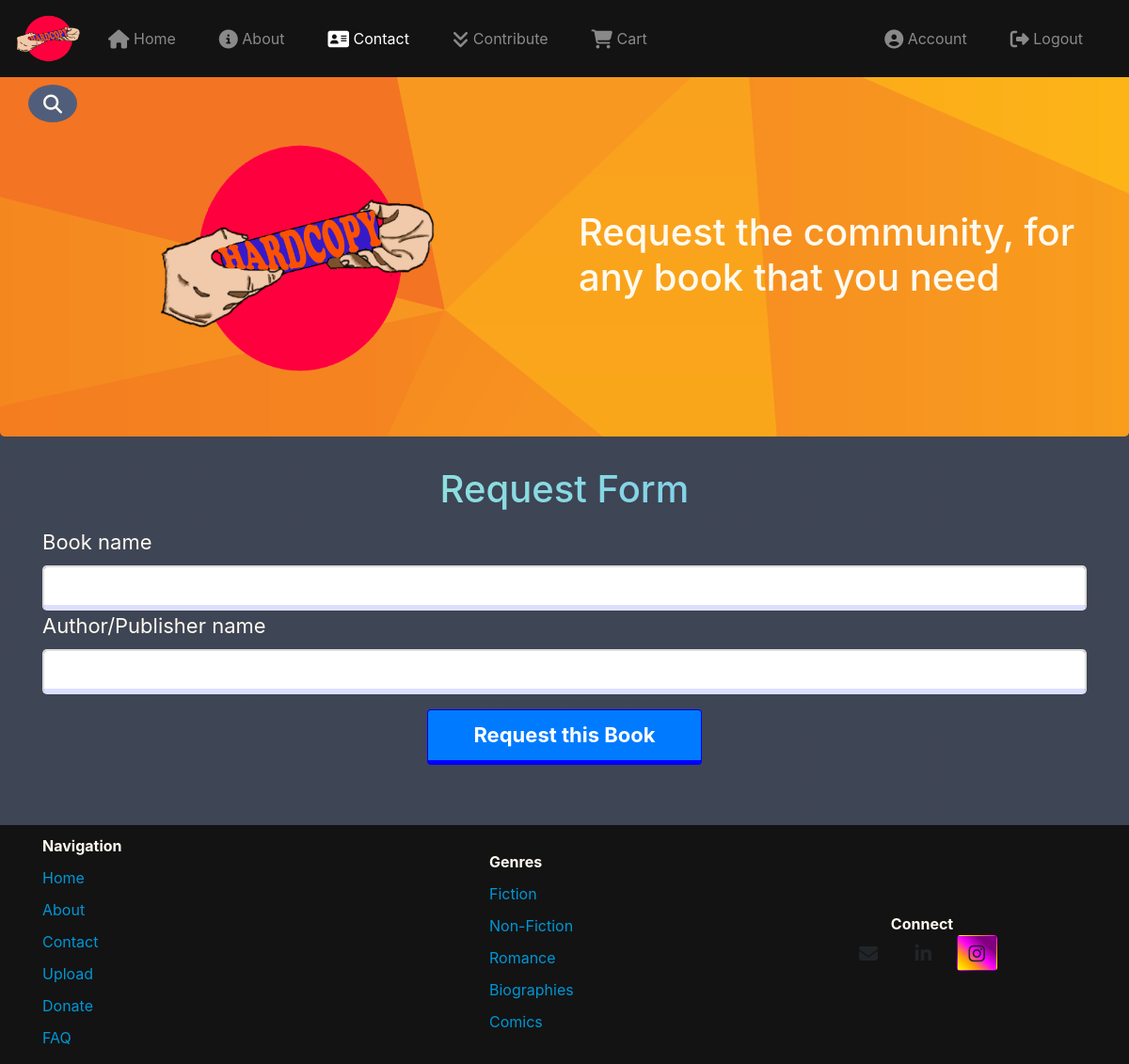
Page /request_book (signed in) on the earlier database version.
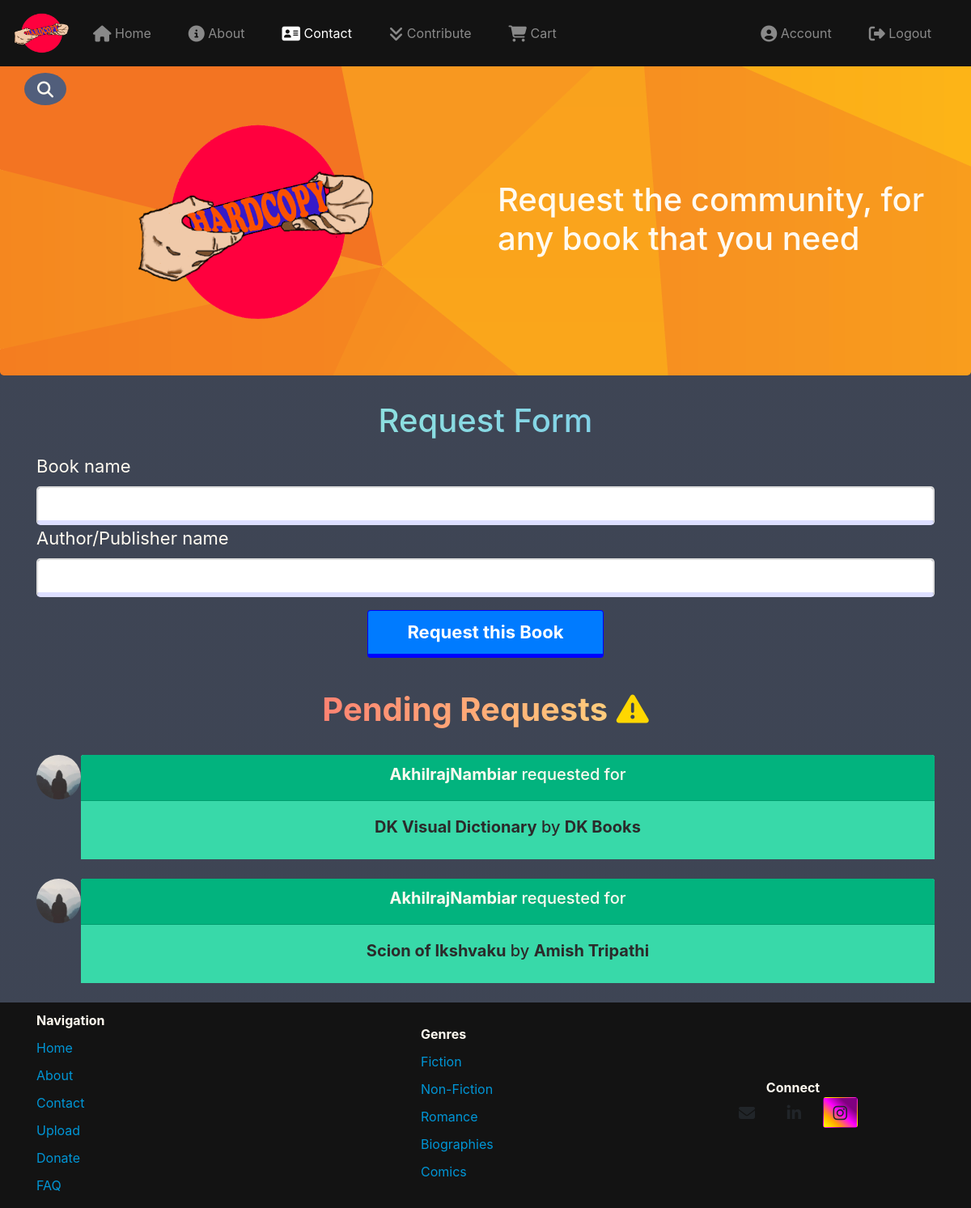
Same page on the later database version.
### backend/models.py (models this page shows, shortened)
class PendingRequests(db.Model):
	id = db.Column(db.Integer, primary_key=True)
	book_name = db.Column(db.String(60), nullable=False)
	author_name = db.Column(db.String(60), nullable=False)
	user_id = db.Column(db.Integer, db.ForeignKey('user.id'), default=0)

class User(db.Model, UserMixin):
	id = db.Column(db.Integer, primary_key=True)
	username = db.Column(db.String(20), unique=True, nullable=False)
	email = db.Column(db.String(20), unique=True, nullable=False)
	password = db.Column(db.String(50), nullable=False)
	profile_pic = db.Column(db.String(60), nullable=False, default='default.jpg')
	address = db.Column(db.Text, nullable=False)
	books_ordered = db.relationship('Book', backref='bought_by', lazy=True, foreign_keys='Book.ordered_by')
	books_donated = db.relationship('Book', backref='provided_by', lazy=True, foreign_keys='Book.donated_by')
	carted = db.relationship('Cart', backref='added_by', lazy=True, foreign_keys='Cart.user_id')
	requested = db.relationship('PendingRequests', backref='requested_by', lazy=True, foreign_keys='PendingRequests.user_id')
	stars = db.relationship('StarValues', backref='rating_for', lazy=True, foreign_keys='StarValues.donor_id')
	rater = db.relationship('StarValues', backref='rated_by', lazy=True, foreign_keys='StarValues.rater_id')

### backend/books/routes.py (the view, shortened to what this page needs)
@books.route('/request_book', methods=['GET', 'POST'])
@login_required
def request_book():
    form = BookRequestForm()
    return render_template('request.html', title='Community', form=form, pending_requests=PendingRequests.query.all())

### backend/books/forms.py
class BookRequestForm(FlaskForm):
    book_name = StringField('Book name', validators=[DataRequired()])
    author_name = StringField('Author/Publisher name', validators=[DataRequired()])
    submit = SubmitField('Request this Book')

### backend/models.py (called while the page is built)
@login_manager.user_loader
def load_user(user_id):
	return User.query.get(int(user_id))

### backend/templates/request.html (shortened to what this page needs)
{% extends 'layout.html' %}
{% block contact  %}
	active
{% endblock contact %}
{% block for_logo %}
    <img src="{{ url_for('static',filename='admin_images/logo2.png') }}" height="250" width="300" id="central-logo">
{% endblock for_logo %}
{% block pagewelcome %}
	<h1>Request the community, for any book that you need</h1>
{% endblock pagewelcome %}
{% block content %}
	<form method="POST" action="">
		<fieldset>
			<legend class="text-center request-form"><h1>Request Form</h1></legend>
			<div class="form-group row">
				<div class="col-12">
					{{ form.book_name.label(class='form-label') }}
			        {% if form.book_name.errors %}
			            {{ form.book_name( class='form-control form-control-lg is-invalid' ) }}
			            <div class="invalid-feedback">
			                {% for error in form.book_name.errors %}
			                    <span>{{ error }}</span>
			                {% endfor %}
			            </div>
			        {% else %}
			            {{ form.book_name( class='form-control form-control-lg' ) }}
			        {% endif %}
				</div>
				<div class="col-12">
					{{ form.author_name.label(class='form-label') }}
	                {% if form.author_name.errors %}
	                    {{ form.author_name( class='form-control form-control-lg is-invalid' ) }}
	                    <div class="invalid-feedback">
	                        {% for error in form.author_name.errors %}
	                            <span>{{ error }}</span>
	                        {% endfor %}
	                    </div>
	                {% else %}
	                    {{ form.author_name( class='form-control form-control-lg' ) }}
	                {% endif %}
				</div>
			</div>
			<div class="form-group row">
				<div class="col-12 text-center">
					{{ form.submit( class='btn btn-primary submit_button pr-5 pl-5' ) }}
				</div>
			</div>
		</fieldset>
	</form>
	<br>
	{% if pending_requests|length > 0 %}
		<h1><center><span><b class="pending-requests">Pending Requests</b> <span class="fa fa-exclamation-triangle pending"></span></span></center></h1>
	{% endif %}
	<br>
	{% for book in pending_requests %}
		<div class="media">
			<img src="{{ url_for('static',filename='users_images/'+book.requested_by.profile_pic) }}" class="rounded-circle" width="55" height="55">
			<span class="media-body">
				<div class="card">
					<div class="card-header request-header">
						<h5><center><b>{{ book.requested_by.username }}</b> requested for</center></h5>
					</div>
					<div class="card-body request-body">
						<h5><center><b>{{ book.book_name }}</b> by <b>{{ book.author_name }}</b></center></h5>
					</div>
				</div>
			</span>
		</div>
		<br>
	{% endfor %}
{% endblock content %}

### backend/templates/layout.html (shortened to what this page needs)
<!DOCTYPE html>
<head>
    <link rel="stylesheet" href="https://stackpath.bootstrapcdn.com/bootstrap/4.3.1/css/bootstrap.min.css">
    <link rel="stylesheet" href="https://cdnjs.cloudflare.com/ajax/libs/bootstrap-social/5.1.1/bootstrap-social.min.css">
    <link rel="stylesheet" id="styledark" href="{{ url_for('static',filename='css/stylesdark.css') }}">
</head>
<body>
    <nav class="navbar navbar-dark navbar-expand-lg fixed-top">
        <a href="{{ url_for('main.home') }}" class="navbar-brand"><img src="{{ url_for('static',filename='admin_images/logo2.png') }}" width="70" height="50"></a>
        <div class="collapse navbar-collapse" id="navig">
            <ul class="navbar-nav mr-auto">
                <li class="nav-item main-nav"><a class="nav-link {% block home %}{% endblock %}" href="{{ url_for('main.home') }}" id="first-nav"><span class="fa fa-home fa-lg"></span> Home</a></li>
                <li class="nav-item main-nav"><a href="{{ url_for('main.about') }}" class="nav-link {% block about %}{% endblock %}" id="first-nav"><span class="fa fa-info-circle fa-lg"></span> About</a></li>
                <li class="nav-item main-nav"><a class="nav-link {% block contact %}{% endblock contact %} contorreq" id="first-nav"><span class="fa fa-address-card fa-lg"></span> Contact</a></li>
                <li class="nav-item main-nav"><a class="nav-link {% block contribute %}{% endblock %} contributor" id="first-nav"><span class="fa fa-angle-double-down fa-lg"></span> Contribute</a></li>
                {% if current_user.is_authenticated %}
                    <li class="nav-item main-nav"><a class="nav-link {% block cart %}{% endblock cart %}" id="first-nav" href="{{ url_for('users.add_to_cart', user_id=current_user.id) }}"><span class="fa fa-shopping-cart fa-lg"></span> Cart</a></li>
                {% endif %}
            </ul>
            <span class="navbar-text">
                {% if current_user.is_authenticated %}
                    <ul class="navbar-nav ml-auto">
                        <li class="nav-item main-nav">
                            <a id="login" href="{{ url_for('users.account') }}"  class="nav-link {% block account %}{% endblock %}"><span class="fa fa-user-circle fa-lg"></span> Account</a>
                        </li>
                        <li class="nav-item main-nav">
                            <a id="login" href="{{ url_for('users.logout') }}"  class="nav-link {% block logout %}{% endblock %}"><span class="fa fa-sign-out fa-lg"></span> Logout</a>
                        </li>
                    </ul>
                {% endif %}
            </span>
        </div>
    </nav>
    <header class="jumbotron">
        <div>
            <a id="search" class="nav-link"><span class="fa fa-search fa-lg"></span></a>
        </div>
        <div class="container">
            <div class="row align-items-center">
                <div class="col-12 col-sm-6 align-self-center">
                    {% block pagewelcome %}
                    {% endblock pagewelcome %}
                </div>
                <div class="col-12 col-sm-6 text-center order-sm-first">
                    {% block for_logo %}
                    {% endblock for_logo %}
                </div>
            </div>
        </div>
    </header>
    <div class="container">
        {% block content %}
        {% endblock content %}
    </div>
    <footer>
        <div class="container">
            <div class="row align-items-center">
                <div class="col-3">
                    <ul class="list-unstyled" id="foot">
                        <li><b>Navigation</b></li>
                        <li><a href="{{ url_for('main.home') }}" id="tap-link1"> Home</a></li>
                        <li><a href="{{ url_for('main.about') }}" id="tap-link2"> About</a></li>
                        <li><a href="{{ url_for('main.contact') }}" id="tap-link3"> Contact</a></li>
                        <li><a href="{{ url_for('books.upload') }}" id="tap-link4"> Upload</a></li>
                        <li><a href="#" id="tap-link5"> Donate</a></li>
                        <li><a href="{{ url_for('main.about') }}" id="tap-link6"> FAQ</a></li>
                    </ul>
                </div>
                <div class="col-3 offset-2">
                    <ul class="list-unstyled" id="foot">
                        <li><b>Genres</b></li>
                        <li><a href="{{ url_for('books.fiction') }}" id="cap-link1"> Fiction</a></li>
                        <li><a href="{{ url_for('books.non_fiction') }}" id="cap-link2"> Non-Fiction</a></li>
                        <li><a href="{{ url_for('books.romance') }}" id="cap-link3"> Romance</a></li>
                        <li><a href="{{ url_for('books.biography') }}" id="cap-link4"> Biographies</a></li>
                        <li><a href="{{ url_for('books.comics') }}" id="cap-link5"> Comics</a></li>
                    </ul>
                </div>
                <div class="col-6 col-sm-4 text-center" id="foot">
                    <ul class="list-unstyled">
                        <li><b>Connect</b></li>
                        <a href="mailto:nambiarakhilraj01@gmail.com" class="btn btn-social-icon btn-google"><span class="fa fa-envelope fa-lg"></span></a>
                        <span><a class="btn btn-social-icon btn-linkedin" target='/blank' href="https://www.linkedin.com/in/akhilraj-nambiar-013b811a2"><i class="fa fa-linkedin fa-lg"></i></a></span>
                        <span><a href="https://www.instagram.com/nambiarakhilraj01/" target="/blank" class="btn btn-social-icon btn-instagram" id="instagram"><i class="fa fa-instagram fa-lg"></i></a></span>
                    </ul>
                 </div>
            </div>
        </div>
    </footer>
</body>
</html>

### backend/static/css/stylesdark.css (style rules this page uses)
body { background-image:linear-gradient(rgba(4,13,33,77%),rgba(4,13,33,77%)),url(https://source.unsplash.com/featured/1600x1440?books,library); background-size: contain; background-color: ; color: floralwhite; }
.navbar-dark { background-color: #131313; }
.main-nav { margin-right: 20px; padding: 5px; border-radius: 5px; }
.jumbotron { padding-top: 150px; background: url(../admin_images/background.png); background-repeat: repeat-x; }
.request-form { background: linear-gradient(to right,#9df4d3,#72bef4); -webkit-text-fill-color: transparent; -webkit-background-clip: text; font-weight: bolder; }
.pending-requests { background: linear-gradient(to right,#ff8372,#ffcd7c); -webkit-text-fill-color: transparent; -webkit-background-clip: text; font-weight: bold; }
#tap-link1,#tap-link2,#tap-link3,#tap-link4,#tap-link5,#tap-link6 { text-decoration: none; color: #0096d6; }
#instagram { background-image: linear-gradient(to bottom left,purple, purple, magenta, orange, yellow); }
#cap-link1,#cap-link2,#cap-link3,#cap-link4,#cap-link5 { text-decoration: none; color: #0096d6; }
#foot li { margin-top: 10px; }
footer { background-color: #131313; }
.form-control { border: 2px solid #ddd; border-bottom: 6px solid #dddfff; font-weight: bold; padding: 10px; }
.card-body { background: #131313; }
.card { border: none; }
.contributor { cursor: pointer; }
.form-label { font-size: 22px; }
.submit_button { border: 1px solid blue; border-bottom: 5px solid blue ; font-size: 22px; font-weight: bold; padding: 10px; }
#search { position: absolute; top: 90px; left: 30px; background-color: #515e7b; border-radius: 90%; z-index: 10; }
.contorreq { cursor: pointer; }
.request-header { background-color: #02B37E; }
.request-body { background-color: #38d9a9; color: #2b2b2b; }
.pending { color: gold; }

Differences in the rows shown:
added PendingRequests: profile_pic (placeholder picture), requested_by.username "AkhilrajNambiar", book_name "DK Visual Dictionary", author_name "DK Books"
added PendingRequests: profile_pic (placeholder picture), requested_by.username "AkhilrajNambiar", book_name "Scion of Ikshvaku", author_name "Amish Tripathi"
Other differences:
text now shown: "Pending Requests"
